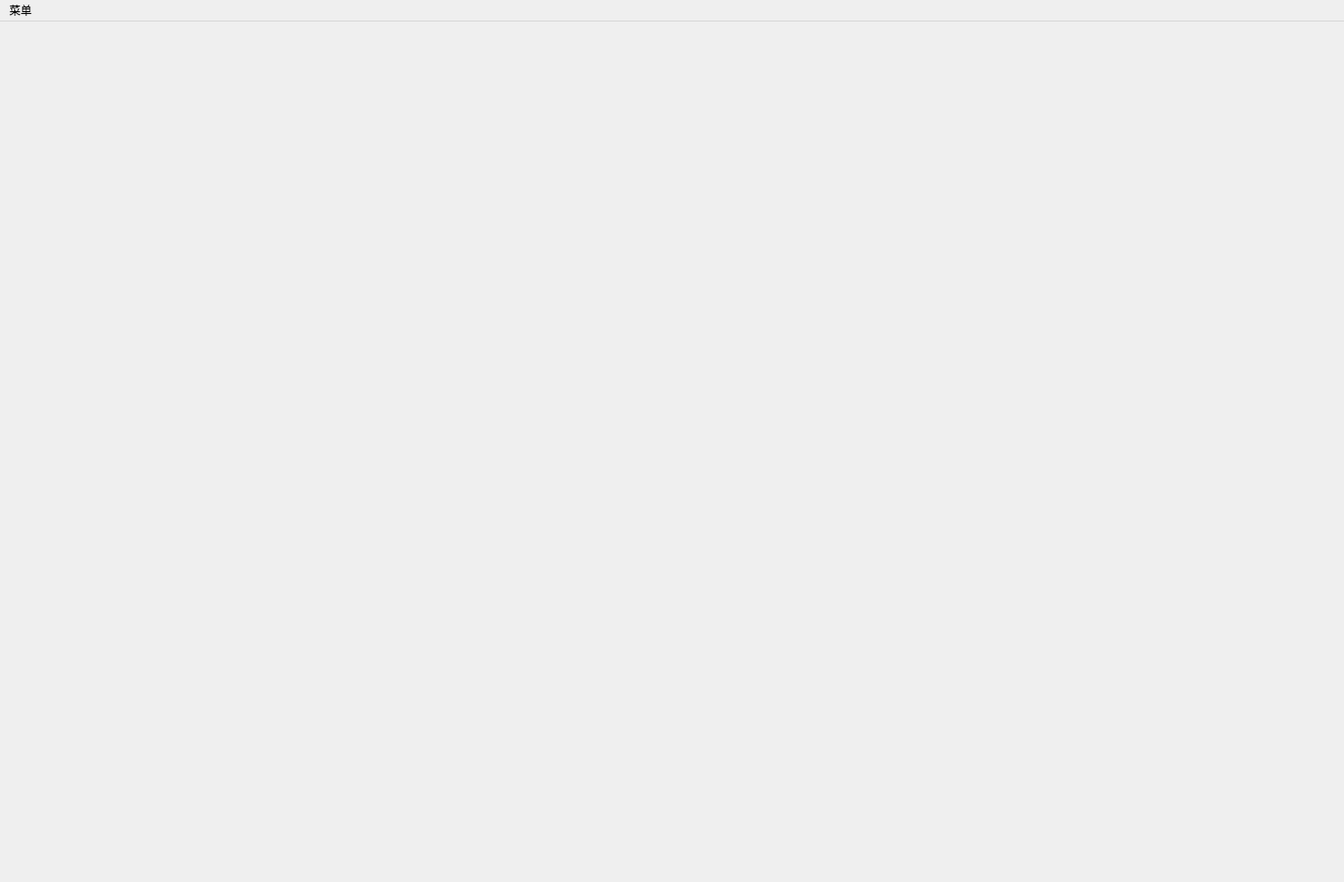
<?xml version="1.0" encoding="UTF-8"?>
<ui version="4.0">
 <class>MainWindow</class>
 <widget class="QMainWindow" name="MainWindow">
  <property name="geometry">
   <rect>
    <x>0</x>
    <y>0</y>
    <width>1438</width>
    <height>944</height>
   </rect>
  </property>
  <property name="windowTitle">
   <string>HopoNav v1.0</string>
  </property>
  <widget class="QWidget" name="centralwidget">
   <layout class="QVBoxLayout" name="verticalLayout"/>
  </widget>
  <widget class="QMenuBar" name="menubar">
   <property name="geometry">
    <rect>
     <x>0</x>
     <y>0</y>
     <width>1438</width>
     <height>28</height>
    </rect>
   </property>
   <widget class="QMenu" name="menuView">
    <property name="title">
     <string>菜单</string>
    </property>
   </widget>
   <addaction name="menuView"/>
  </widget>
  <action name="speed_ctrl">
   <property name="text">
    <string>speed_ctrl</string>
   </property>
  </action>
  <action name="speed_dashboard">
   <property name="text">
    <string>speed_dashboard</string>
   </property>
  </action>
 </widget>
 <resources/>
 <connections/>
</ui>
